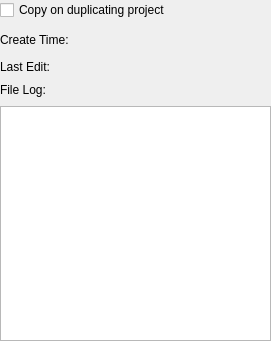
<?xml version="1.0" encoding="UTF-8"?>
<ui version="4.0">
 <class>EntityPropertyWidget</class>
 <widget class="QWidget" name="EntityPropertyWidget">
  <property name="geometry">
   <rect>
    <x>0</x>
    <y>0</y>
    <width>271</width>
    <height>341</height>
   </rect>
  </property>
  <property name="windowTitle">
   <string>EntityPropertyWidget</string>
  </property>
  <layout class="QVBoxLayout" name="verticalLayout">
   <property name="spacing">
    <number>0</number>
   </property>
   <property name="margin">
    <number>0</number>
   </property>
   <item>
    <layout class="QGridLayout" name="gridLayout">
     <item row="0" column="0" colspan="2">
      <widget class="QCheckBox" name="entityCopyCheckBox">
       <property name="text">
        <string>Copy on duplicating project</string>
       </property>
      </widget>
     </item>
     <item row="1" column="0">
      <widget class="QLabel" name="label_2">
       <property name="text">
        <string>&lt;html&gt;&lt;head/&gt;&lt;body&gt;&lt;p&gt;Create Time:&lt;/p&gt;&lt;/body&gt;&lt;/html&gt;</string>
       </property>
      </widget>
     </item>
     <item row="1" column="1">
      <widget class="QLabel" name="createTimeLineEdit">
       <property name="text">
        <string>&lt;html&gt;&lt;head/&gt;&lt;body&gt;&lt;p&gt;&lt;br/&gt;&lt;/p&gt;&lt;/body&gt;&lt;/html&gt;</string>
       </property>
      </widget>
     </item>
     <item row="2" column="0">
      <widget class="QLabel" name="label_3">
       <property name="text">
        <string>&lt;html&gt;&lt;head/&gt;&lt;body&gt;&lt;p&gt;Last Edit:&lt;/p&gt;&lt;/body&gt;&lt;/html&gt;</string>
       </property>
      </widget>
     </item>
     <item row="2" column="1">
      <widget class="QLabel" name="lastEditTimeEdit">
       <property name="text">
        <string/>
       </property>
      </widget>
     </item>
     <item row="3" column="0">
      <layout class="QHBoxLayout" name="horizontalLayout">
       <item>
        <widget class="QLabel" name="label">
         <property name="text">
          <string>&lt;html&gt;&lt;head/&gt;&lt;body&gt;&lt;p&gt;File Log: &lt;/p&gt;&lt;/body&gt;&lt;/html&gt;</string>
         </property>
        </widget>
       </item>
       <item>
        <spacer name="horizontalSpacer_2">
         <property name="orientation">
          <enum>Qt::Horizontal</enum>
         </property>
         <property name="sizeHint" stdset="0">
          <size>
           <width>40</width>
           <height>20</height>
          </size>
         </property>
        </spacer>
       </item>
      </layout>
     </item>
     <item row="4" column="0" colspan="2">
      <widget class="QTextEdit" name="logTextEdit"/>
     </item>
    </layout>
   </item>
  </layout>
 </widget>
 <layoutdefault spacing="6" margin="11"/>
 <resources/>
 <connections/>
</ui>
